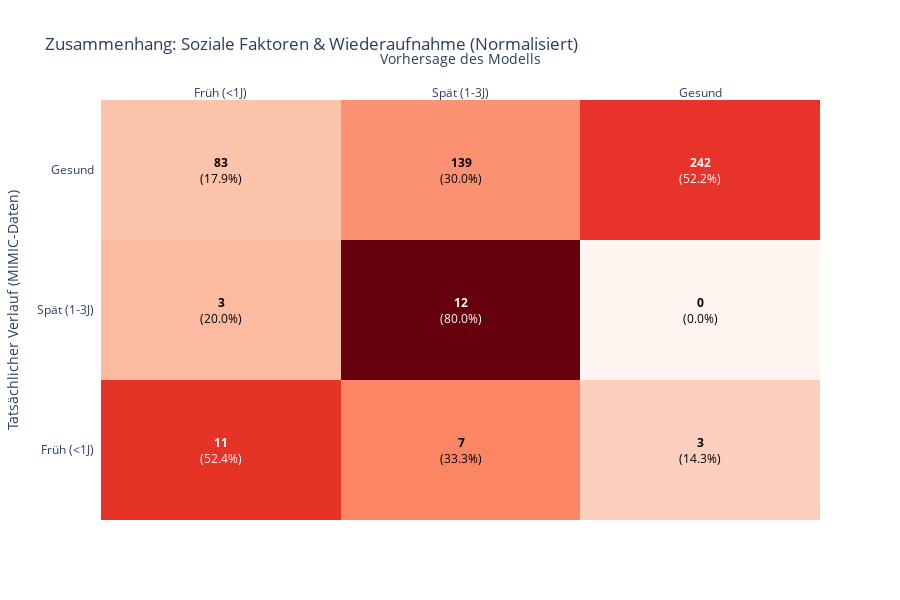

Source (notebook cell):
### Markdown cell above
# Evaluation der TabPFN Analyse

### Code cell
import plotly.figure_factory as ff
from sklearn.metrics import classification_report, confusion_matrix
import pandas as pd

# 1. Classification Report ausgeben (Text-Form für die harten Fakten)
print("EXPRESS-CHECK REPORT (N_train=1000):")
report_dict = classification_report(y_test_fast, y_val_pred_fast, 
                                   target_names=['Früh (<1J)', 'Spät (1-3J)', 'Gesund'],
                                   output_dict=True,
                                   zero_division=0)
print(classification_report(y_test_fast, y_val_pred_fast, 
                           target_names=['Früh (<1J)', 'Spät (1-3J)', 'Gesund']))

import plotly.figure_factory as ff
import numpy as np

# 1. Normalisierung der Confusion Matrix (Zeilenweise)
# Wie viel % der tatsächlichen Klasse wurden wie vorhergesagt?
cm = confusion_matrix(y_test_fast, y_val_pred_fast)
cm_perc = cm.astype('float') / cm.sum(axis=1)[:, np.newaxis]

labels = ['Früh (<1J)', 'Spät (1-3J)', 'Gesund']

# 2. Text für die Boxen (Absolute Zahl + Prozent)
annot_text = [
    [f"<b>{val}</b><br>({perc:.1%})" for val, perc in zip(row_val, row_perc)]
    for row_val, row_perc in zip(cm, cm_perc)
]

# 3. Interaktive Heatmap
fig = ff.create_annotated_heatmap(
    cm_perc, 
    x=labels, 
    y=labels, 
    annotation_text=annot_text, 
    colorscale='Reds' # 'Reds' hebt die Treffer besser hervor
)

fig.update_layout(
    title='Zusammenhang: Soziale Faktoren & Wiederaufnahme (Normalisiert)',
    xaxis_title="Vorhersage des Modells",
    yaxis_title="Tatsächlicher Verlauf (MIMIC-Daten)",
    template="plotly_white",
    height=600
)

fig.show()

### Figure 1 — Plotly figure (JSON) as saved in the notebook; plotly's stock layout.template omitted (floating-point values rounded to 4 significant figures)
{"data": [{"colorscale": [[0, "rgb(255,245,240)"], [0.125, "rgb(254,224,210)"], [0.25, "rgb(252,187,161)"], [0.375, "rgb(252,146,114)"], [0.5, "rgb(251,106,74)"], [0.625, "rgb(239,59,44)"], [0.75, "rgb(203,24,29)"], [0.875, "rgb(165,15,21)"], [1, "rgb(103,0,13)"]], "reversescale": false, "showscale": false, "type": "heatmap", "x": ["Früh (<1J)", "Spät (1-3J)", "Gesund"], "y": ["Früh (<1J)", "Spät (1-3J)", "Gesund"], "z": [[0.5238, 0.3333, 0.1429], [0.2, 0.8, 0.0], [0.1789, 0.2996, 0.5216]]}], "layout": {"annotations": [{"font": {"color": "#FFFFFF"}, "showarrow": false, "text": "<b>11</b><br>(52.4%)", "x": "Früh (<1J)", "xref": "x", "y": "Früh (<1J)", "yref": "y"}, {"font": {"color": "#000000"}, "showarrow": false, "text": "<b>7</b><br>(33.3%)", "x": "Spät (1-3J)", "xref": "x", "y": "Früh (<1J)", "yref": "y"}, {"font": {"color": "#000000"}, "showarrow": false, "text": "<b>3</b><br>(14.3%)", "x": "Gesund", "xref": "x", "y": "Früh (<1J)", "yref": "y"}, {"font": {"color": "#000000"}, "showarrow": false, "text": "<b>3</b><br>(20.0%)", "x": "Früh (<1J)", "xref": "x", "y": "Spät (1-3J)", "yref": "y"}, {"font": {"color": "#FFFFFF"}, "showarrow": false, "text": "<b>12</b><br>(80.0%)", "x": "Spät (1-3J)", "xref": "x", "y": "Spät (1-3J)", "yref": "y"}, {"font": {"color": "#000000"}, "showarrow": false, "text": "<b>0</b><br>(0.0%)", "x": "Gesund", "xref": "x", "y": "Spät (1-3J)", "yref": "y"}, {"font": {"color": "#000000"}, "showarrow": false, "text": "<b>83</b><br>(17.9%)", "x": "Früh (<1J)", "xref": "x", "y": "Gesund", "yref": "y"}, {"font": {"color": "#000000"}, "showarrow": false, "text": "<b>139</b><br>(30.0%)", "x": "Spät (1-3J)", "xref": "x", "y": "Gesund", "yref": "y"}, {"font": {"color": "#FFFFFF"}, "showarrow": false, "text": "<b>242</b><br>(52.2%)", "x": "Gesund", "xref": "x", "y": "Gesund", "yref": "y"}], "height": 600, "title": {"text": "Zusammenhang: Soziale Faktoren & Wiederaufnahme (Normalisiert)"}, "xaxis": {"dtick": 1, "gridcolor": "rgb(0, 0, 0)", "side": "top", "ticks": "", "title": {"text": "Vorhersage des Modells"}}, "yaxis": {"dtick": 1, "ticks": "", "ticksuffix": "  ", "title": {"text": "Tatsächlicher Verlauf (MIMIC-Daten)"}}}}
